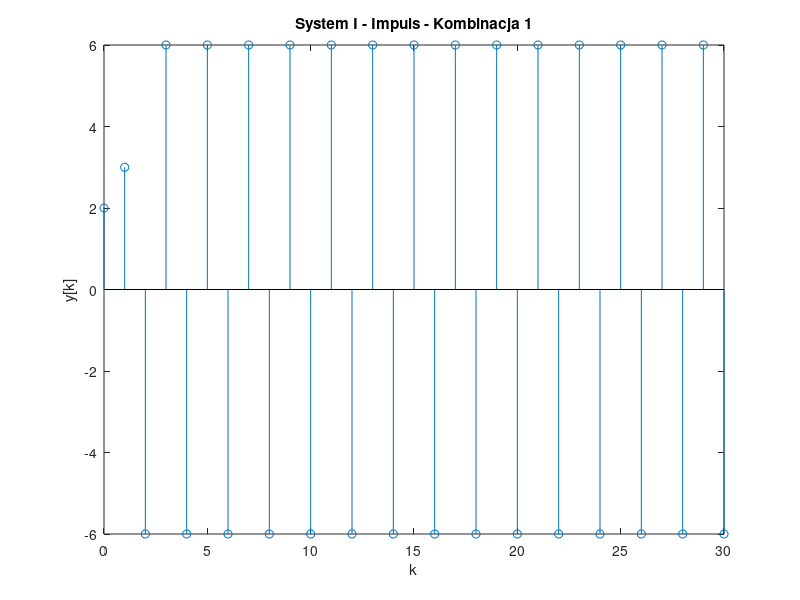
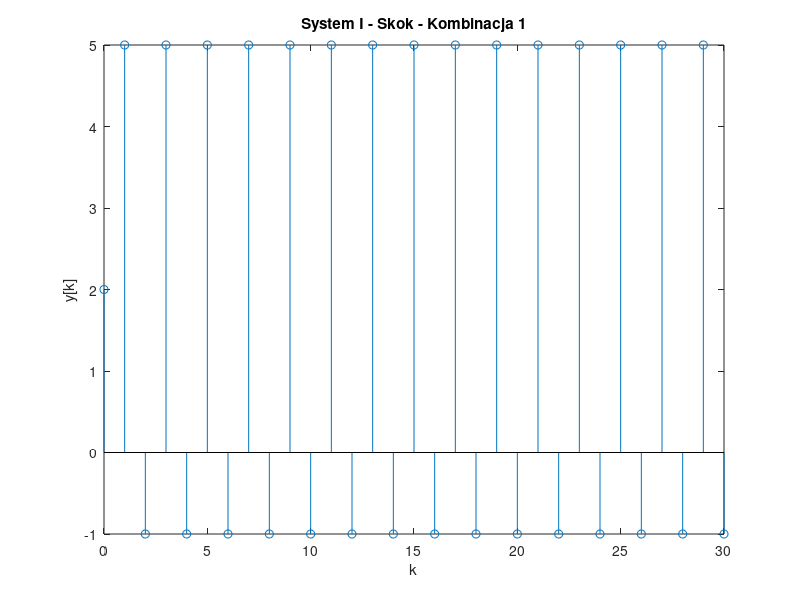
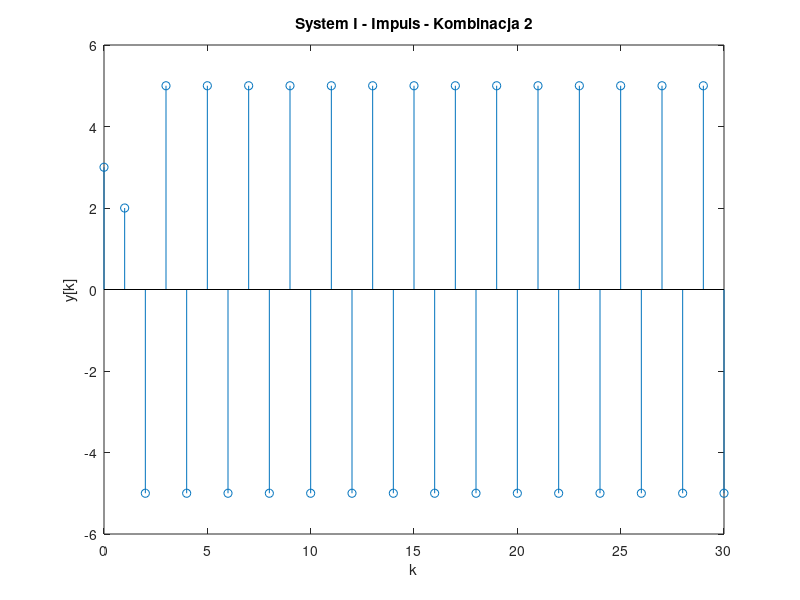
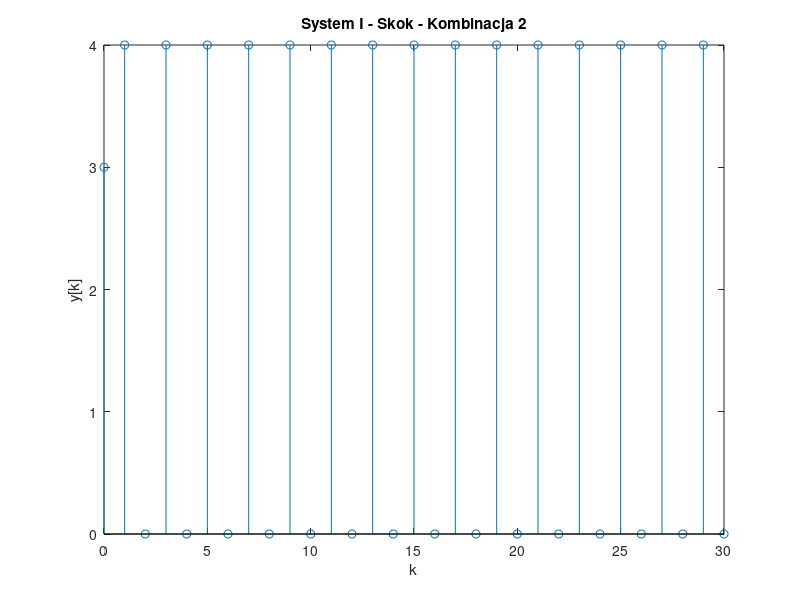

These charts were generated, in order, by the following MATLAB code:
% zad_1b.m – Symulacja odpowiedzi systemów dyskretnych na skok i impuls
close all; clear;

N = 30; % liczba próbek

% Wejścia
u_impulse = [1 zeros(1, N)];
u_step = ones(1, N+1);

% Dwie kombinacje stanów początkowych
ICs = {
    [0 0],    % IC set 1
    [1 -1]    % IC set 2
};

plot_counter = 1;

%% System I
for ic = 1:length(ICs)
    % Impuls
    u = u_impulse;
    u_ext = [0, 0, u];       % u[-2], u[-1], u[0], ..., u[N]
    y = zeros(1, N+1);
    y_prev = ICs{ic}(2);     % y[-1] (używamy drugiego elementu IC)
    for k_idx = 1:N+1
        % k_idx odpowiada chwili k=0,1,...,N
        u_k = u_ext(k_idx + 2);   % u[k]
        u_k_minus_1 = u_ext(k_idx + 1); % u[k-1]
        u_k_minus_2 = u_ext(k_idx);     % u[k-2]
        
        y(k_idx) = -y_prev + 2*u_k + 5*u_k_minus_1 - 3*u_k_minus_2;
        y_prev = y(k_idx);
    end
    figure('Visible','off'); stem(0:N, y);
    title(['System I - Impuls - Kombinacja ', num2str(ic)]); xlabel('k'); ylabel('y[k]');
    saveas(gcf, ['impuls' num2str(plot_counter) '.jpg']);

    % Skok
    u = u_step;
    u_ext = [0 0 u];
    y = zeros(1, N+1);
    y_prev = ICs{ic}(2);
    for k_idx = 1:N+1
        y(k_idx) = -y_prev + 2*u_ext(k_idx+2) + 5*u_ext(k_idx+1) - 3*u_ext(k_idx);
        y_prev = y(k_idx);
    end
    figure('Visible','off'); stem(0:N, y);
    title(['System I - Skok - Kombinacja ', num2str(ic)]); xlabel('k'); ylabel('y[k]');
    saveas(gcf, ['skok' num2str(plot_counter) '.jpg']);

    plot_counter = plot_counter + 1;
end

%% System II
for ic = 1:length(ICs)
    % Impuls
    u = u_impulse;
    y = zeros(1, N+1);
    y_prev = ICs{ic}(2);  % y[k-1]
    for k_idx = 1:N+1
        y(k_idx) = 0.5 * (u(k_idx) - y_prev);
        y_prev = y(k_idx);
    end
    figure('Visible','off'); stem(0:N, y);
    title(['System II - Impuls - Kombinacja ', num2str(ic)]); xlabel('k'); ylabel('y[k]');
    saveas(gcf, ['impuls' num2str(plot_counter) '.jpg']);

    % Skok
    u = u_step;
    y = zeros(1, N+1);
    y_prev = ICs{ic}(2);
    for k_idx = 1:N+1
        y(k_idx) = 0.5 * (u(k_idx) - y_prev);
        y_prev = y(k_idx);
    end
    figure('Visible','off'); stem(0:N, y);
    title(['System II - Skok - Kombinacja ', num2str(ic)]); xlabel('k'); ylabel('y[k]');
    saveas(gcf, ['skok' num2str(plot_counter) '.jpg']);

    plot_counter = plot_counter + 1;
end

%% System III (poprawiony)
for ic = 1:length(ICs)
    % Impuls
    u = u_impulse;
    u_ext = [0, 0, 0, u];    % u[-3], u[-2], u[-1], u[0], ..., u[N]
    y = zeros(1, N+3);       % y[-2], y[-1], y[0], ..., y[N]
    y(1:2) = ICs{ic};        % y[-2], y[-1]
    for n = 3:N+3
        % n=3: k=0; n=4: k=1; ... n=N+3: k=N
        y(n) = y(n-1) - y(n-2) + ... % POPRAWIONE ZNAKI
               u_ext(n+1) + u_ext(n) - 3*u_ext(n-2);
    end
    y_plot = y(3:3+N); % y[0] do y[N]
    figure('Visible','off'); stem(0:N, y_plot);
    title(['System III - Impuls - Kombinacja ', num2str(ic)]); xlabel('k'); ylabel('y[k]');
    saveas(gcf, ['impuls' num2str(plot_counter) '.jpg']);

    % Skok
    u = u_step;
    u_ext = [zeros(1,3) u];
    y = zeros(1, N+3);
    y(1:2) = ICs{ic};
    for n = 4:N+3
        y(n) = -y(n-1) + y(n-2) + u_ext(n) + u_ext(n-1) - 3*u_ext(n-3);
    end
    y_plot = y(3:end);
    figure('Visible','off'); stem(0:N, y_plot);
    title(['System III - Skok - Kombinacja ', num2str(ic)]); xlabel('k'); ylabel('y[k]');
    saveas(gcf, ['skok' num2str(plot_counter) '.jpg']);

    plot_counter = plot_counter + 1;
end
